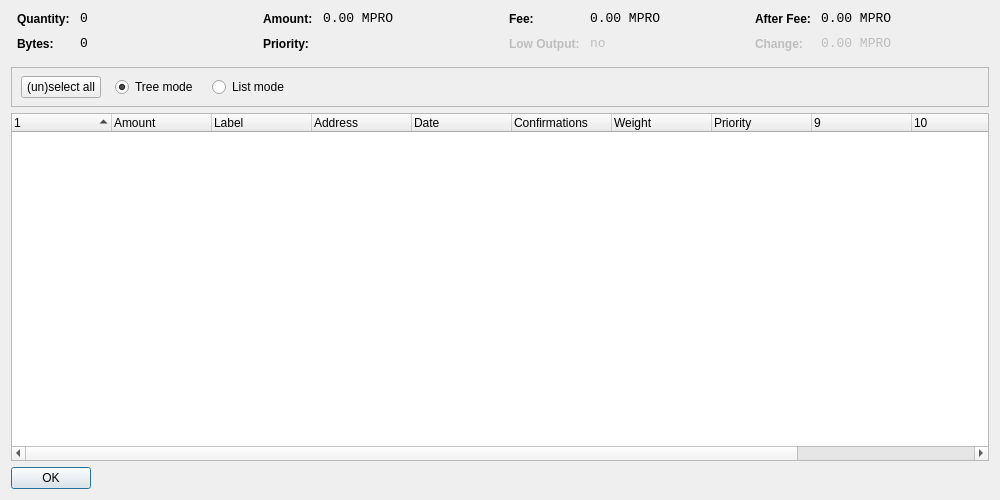
<?xml version="1.0" encoding="UTF-8"?>
<ui version="4.0">
 <class>CoinControlDialog</class>
 <widget class="QWidget" name="CoinControlDialog">
  <property name="geometry">
   <rect>
    <x>0</x>
    <y>0</y>
    <width>1000</width>
    <height>500</height>
   </rect>
  </property>
  <property name="windowTitle">
   <string>Coin Control</string>
  </property>
  <layout class="QVBoxLayout" name="verticalLayout">
   <item>
    <layout class="QHBoxLayout" name="horizontalLayoutTop" stretch="0,0,0,0">
     <property name="topMargin">
      <number>0</number>
     </property>
     <property name="bottomMargin">
      <number>10</number>
     </property>
     <item>
      <layout class="QFormLayout" name="formLayoutCoinControl1">
       <property name="horizontalSpacing">
        <number>10</number>
       </property>
       <property name="verticalSpacing">
        <number>10</number>
       </property>
       <property name="leftMargin">
        <number>6</number>
       </property>
       <property name="rightMargin">
        <number>6</number>
       </property>
       <item row="0" column="0">
        <widget class="QLabel" name="labelCoinControlQuantityText">
         <property name="styleSheet">
          <string notr="true">font-weight:bold;</string>
         </property>
         <property name="text">
          <string>Quantity:</string>
         </property>
        </widget>
       </item>
       <item row="0" column="1">
        <widget class="QLabel" name="labelCoinControlQuantity">
         <property name="font">
          <font>
           <family>Monospace</family>
           <pointsize>10</pointsize>
          </font>
         </property>
         <property name="cursor">
          <cursorShape>IBeamCursor</cursorShape>
         </property>
         <property name="contextMenuPolicy">
          <enum>Qt::ActionsContextMenu</enum>
         </property>
         <property name="text">
          <string notr="true">0</string>
         </property>
         <property name="textInteractionFlags">
          <set>Qt::LinksAccessibleByMouse|Qt::TextSelectableByKeyboard|Qt::TextSelectableByMouse</set>
         </property>
        </widget>
       </item>
       <item row="1" column="0">
        <widget class="QLabel" name="labelCoinControlBytesText">
         <property name="styleSheet">
          <string notr="true">font-weight:bold;</string>
         </property>
         <property name="text">
          <string>Bytes:</string>
         </property>
        </widget>
       </item>
       <item row="1" column="1">
        <widget class="QLabel" name="labelCoinControlBytes">
         <property name="font">
          <font>
           <family>Monospace</family>
           <pointsize>10</pointsize>
          </font>
         </property>
         <property name="cursor">
          <cursorShape>IBeamCursor</cursorShape>
         </property>
         <property name="contextMenuPolicy">
          <enum>Qt::ActionsContextMenu</enum>
         </property>
         <property name="text">
          <string notr="true">0</string>
         </property>
         <property name="textInteractionFlags">
          <set>Qt::LinksAccessibleByMouse|Qt::TextSelectableByKeyboard|Qt::TextSelectableByMouse</set>
         </property>
        </widget>
       </item>
      </layout>
     </item>
     <item>
      <layout class="QFormLayout" name="formLayoutCoinControl2">
       <property name="horizontalSpacing">
        <number>10</number>
       </property>
       <property name="verticalSpacing">
        <number>10</number>
       </property>
       <property name="leftMargin">
        <number>6</number>
       </property>
       <property name="rightMargin">
        <number>6</number>
       </property>
       <item row="0" column="0">
        <widget class="QLabel" name="labelCoinControlAmountText">
         <property name="styleSheet">
          <string notr="true">font-weight:bold;</string>
         </property>
         <property name="text">
          <string>Amount:</string>
         </property>
        </widget>
       </item>
       <item row="0" column="1">
        <widget class="QLabel" name="labelCoinControlAmount">
         <property name="font">
          <font>
           <family>Monospace</family>
           <pointsize>10</pointsize>
          </font>
         </property>
         <property name="cursor">
          <cursorShape>IBeamCursor</cursorShape>
         </property>
         <property name="contextMenuPolicy">
          <enum>Qt::ActionsContextMenu</enum>
         </property>
         <property name="text">
          <string notr="true">0.00 MPRO</string>
         </property>
         <property name="textInteractionFlags">
          <set>Qt::LinksAccessibleByMouse|Qt::TextSelectableByKeyboard|Qt::TextSelectableByMouse</set>
         </property>
        </widget>
       </item>
       <item row="1" column="0">
        <widget class="QLabel" name="labelCoinControlPriorityText">
         <property name="styleSheet">
          <string notr="true">font-weight:bold;</string>
         </property>
         <property name="text">
          <string>Priority:</string>
         </property>
        </widget>
       </item>
       <item row="1" column="1">
        <widget class="QLabel" name="labelCoinControlPriority">
         <property name="font">
          <font>
           <family>Monospace</family>
           <pointsize>10</pointsize>
          </font>
         </property>
         <property name="cursor">
          <cursorShape>IBeamCursor</cursorShape>
         </property>
         <property name="contextMenuPolicy">
          <enum>Qt::ActionsContextMenu</enum>
         </property>
         <property name="text">
          <string/>
         </property>
         <property name="textInteractionFlags">
          <set>Qt::LinksAccessibleByMouse|Qt::TextSelectableByKeyboard|Qt::TextSelectableByMouse</set>
         </property>
        </widget>
       </item>
      </layout>
     </item>
     <item>
      <layout class="QFormLayout" name="formLayoutCoinControl3">
       <property name="horizontalSpacing">
        <number>10</number>
       </property>
       <property name="verticalSpacing">
        <number>10</number>
       </property>
       <property name="leftMargin">
        <number>6</number>
       </property>
       <property name="rightMargin">
        <number>6</number>
       </property>
       <item row="0" column="0">
        <widget class="QLabel" name="labelCoinControlFeeText">
         <property name="styleSheet">
          <string notr="true">font-weight:bold;</string>
         </property>
         <property name="text">
          <string>Fee:</string>
         </property>
        </widget>
       </item>
       <item row="0" column="1">
        <widget class="QLabel" name="labelCoinControlFee">
         <property name="font">
          <font>
           <family>Monospace</family>
           <pointsize>10</pointsize>
          </font>
         </property>
         <property name="cursor">
          <cursorShape>IBeamCursor</cursorShape>
         </property>
         <property name="contextMenuPolicy">
          <enum>Qt::ActionsContextMenu</enum>
         </property>
         <property name="text">
          <string notr="true">0.00 MPRO</string>
         </property>
         <property name="textInteractionFlags">
          <set>Qt::LinksAccessibleByMouse|Qt::TextSelectableByKeyboard|Qt::TextSelectableByMouse</set>
         </property>
        </widget>
       </item>
       <item row="1" column="0">
        <widget class="QLabel" name="labelCoinControlLowOutputText">
         <property name="enabled">
          <bool>false</bool>
         </property>
         <property name="styleSheet">
          <string notr="true">font-weight:bold;</string>
         </property>
         <property name="text">
          <string>Low Output:</string>
         </property>
        </widget>
       </item>
       <item row="1" column="1">
        <widget class="QLabel" name="labelCoinControlLowOutput">
         <property name="enabled">
          <bool>false</bool>
         </property>
         <property name="font">
          <font>
           <family>Monospace</family>
           <pointsize>10</pointsize>
          </font>
         </property>
         <property name="cursor">
          <cursorShape>IBeamCursor</cursorShape>
         </property>
         <property name="contextMenuPolicy">
          <enum>Qt::ActionsContextMenu</enum>
         </property>
         <property name="text">
          <string>no</string>
         </property>
         <property name="textInteractionFlags">
          <set>Qt::LinksAccessibleByMouse|Qt::TextSelectableByKeyboard|Qt::TextSelectableByMouse</set>
         </property>
        </widget>
       </item>
      </layout>
     </item>
     <item>
      <layout class="QFormLayout" name="formLayoutCoinControl4">
       <property name="horizontalSpacing">
        <number>10</number>
       </property>
       <property name="verticalSpacing">
        <number>10</number>
       </property>
       <property name="leftMargin">
        <number>6</number>
       </property>
       <property name="rightMargin">
        <number>6</number>
       </property>
       <item row="0" column="0">
        <widget class="QLabel" name="labelCoinControlAfterFeeText">
         <property name="styleSheet">
          <string notr="true">font-weight:bold;</string>
         </property>
         <property name="text">
          <string>After Fee:</string>
         </property>
        </widget>
       </item>
       <item row="0" column="1">
        <widget class="QLabel" name="labelCoinControlAfterFee">
         <property name="font">
          <font>
           <family>Monospace</family>
           <pointsize>10</pointsize>
          </font>
         </property>
         <property name="cursor">
          <cursorShape>IBeamCursor</cursorShape>
         </property>
         <property name="contextMenuPolicy">
          <enum>Qt::ActionsContextMenu</enum>
         </property>
         <property name="text">
          <string notr="true">0.00 MPRO</string>
         </property>
         <property name="textInteractionFlags">
          <set>Qt::LinksAccessibleByMouse|Qt::TextSelectableByKeyboard|Qt::TextSelectableByMouse</set>
         </property>
        </widget>
       </item>
       <item row="1" column="0">
        <widget class="QLabel" name="labelCoinControlChangeText">
         <property name="enabled">
          <bool>false</bool>
         </property>
         <property name="styleSheet">
          <string notr="true">font-weight:bold;</string>
         </property>
         <property name="text">
          <string>Change:</string>
         </property>
        </widget>
       </item>
       <item row="1" column="1">
        <widget class="QLabel" name="labelCoinControlChange">
         <property name="enabled">
          <bool>false</bool>
         </property>
         <property name="font">
          <font>
           <family>Monospace</family>
           <pointsize>10</pointsize>
          </font>
         </property>
         <property name="cursor">
          <cursorShape>IBeamCursor</cursorShape>
         </property>
         <property name="contextMenuPolicy">
          <enum>Qt::ActionsContextMenu</enum>
         </property>
         <property name="text">
          <string notr="true">0.00 MPRO</string>
         </property>
         <property name="textInteractionFlags">
          <set>Qt::LinksAccessibleByMouse|Qt::TextSelectableByKeyboard|Qt::TextSelectableByMouse</set>
         </property>
        </widget>
       </item>
      </layout>
     </item>
    </layout>
   </item>
   <item>
    <widget class="QFrame" name="frame">
     <property name="minimumSize">
      <size>
       <width>0</width>
       <height>40</height>
      </size>
     </property>
     <property name="frameShape">
      <enum>QFrame::StyledPanel</enum>
     </property>
     <property name="frameShadow">
      <enum>QFrame::Sunken</enum>
     </property>
     <widget class="QWidget" name="horizontalLayoutWidget">
      <property name="geometry">
       <rect>
        <x>10</x>
        <y>0</y>
        <width>781</width>
        <height>41</height>
       </rect>
      </property>
      <layout class="QHBoxLayout" name="horizontalLayoutPanel" stretch="0,0,0,0">
       <property name="spacing">
        <number>14</number>
       </property>
       <item>
        <widget class="QPushButton" name="pushButtonSelectAll">
         <property name="sizePolicy">
          <sizepolicy hsizetype="Maximum" vsizetype="Fixed">
           <horstretch>0</horstretch>
           <verstretch>0</verstretch>
          </sizepolicy>
         </property>
         <property name="text">
          <string>(un)select all</string>
         </property>
        </widget>
       </item>
       <item>
        <widget class="QRadioButton" name="radioTreeMode">
         <property name="sizePolicy">
          <sizepolicy hsizetype="Maximum" vsizetype="Fixed">
           <horstretch>0</horstretch>
           <verstretch>0</verstretch>
          </sizepolicy>
         </property>
         <property name="text">
          <string>Tree mode</string>
         </property>
         <property name="checked">
          <bool>true</bool>
         </property>
        </widget>
       </item>
       <item>
        <widget class="QRadioButton" name="radioListMode">
         <property name="sizePolicy">
          <sizepolicy hsizetype="Maximum" vsizetype="Fixed">
           <horstretch>0</horstretch>
           <verstretch>0</verstretch>
          </sizepolicy>
         </property>
         <property name="text">
          <string>List mode</string>
         </property>
        </widget>
       </item>
       <item>
        <spacer name="horizontalSpacer">
         <property name="orientation">
          <enum>Qt::Horizontal</enum>
         </property>
         <property name="sizeHint" stdset="0">
          <size>
           <width>40</width>
           <height>20</height>
          </size>
         </property>
        </spacer>
       </item>
      </layout>
     </widget>
    </widget>
   </item>
   <item>
    <widget class="CoinControlTreeWidget" name="treeWidget">
     <property name="contextMenuPolicy">
      <enum>Qt::CustomContextMenu</enum>
     </property>
     <property name="sortingEnabled">
      <bool>false</bool>
     </property>
     <property name="columnCount">
      <number>12</number>
     </property>
     <attribute name="headerShowSortIndicator" stdset="0">
      <bool>true</bool>
     </attribute>
     <attribute name="headerStretchLastSection">
      <bool>false</bool>
     </attribute>
     <column>
      <property name="text">
       <string/>
      </property>
     </column>
     <column>
      <property name="text">
       <string>Amount</string>
      </property>
     </column>
     <column>
      <property name="text">
       <string>Label</string>
      </property>
     </column>
     <column>
      <property name="text">
       <string>Address</string>
      </property>
     </column>
     <column>
      <property name="text">
       <string>Date</string>
      </property>
     </column>
     <column>
      <property name="text">
       <string>Confirmations</string>
      </property>
      <property name="toolTip">
       <string>Confirmed</string>
      </property>
     </column>
     <column>
      <property name="text">
       <string>Weight</string>
      </property>
     </column>
     <column>
      <property name="text">
       <string>Priority</string>
      </property>
     </column>
     <column>
      <property name="text">
       <string/>
      </property>
     </column>
     <column>
      <property name="text">
       <string/>
      </property>
     </column>
     <column>
      <property name="text">
       <string/>
      </property>
     </column>
     <column>
      <property name="text">
       <string/>
      </property>
     </column>
    </widget>
   </item>
   <item>
    <widget class="QDialogButtonBox" name="buttonBox">
     <property name="sizePolicy">
      <sizepolicy hsizetype="Maximum" vsizetype="Fixed">
       <horstretch>0</horstretch>
       <verstretch>0</verstretch>
      </sizepolicy>
     </property>
     <property name="orientation">
      <enum>Qt::Horizontal</enum>
     </property>
     <property name="standardButtons">
      <set>QDialogButtonBox::Ok</set>
     </property>
    </widget>
   </item>
  </layout>
 </widget>
 <customwidgets>
  <customwidget>
   <class>CoinControlTreeWidget</class>
   <extends>QTreeWidget</extends>
   <header>coincontroltreewidget.h</header>
  </customwidget>
 </customwidgets>
 <resources/>
 <connections/>
</ui>
